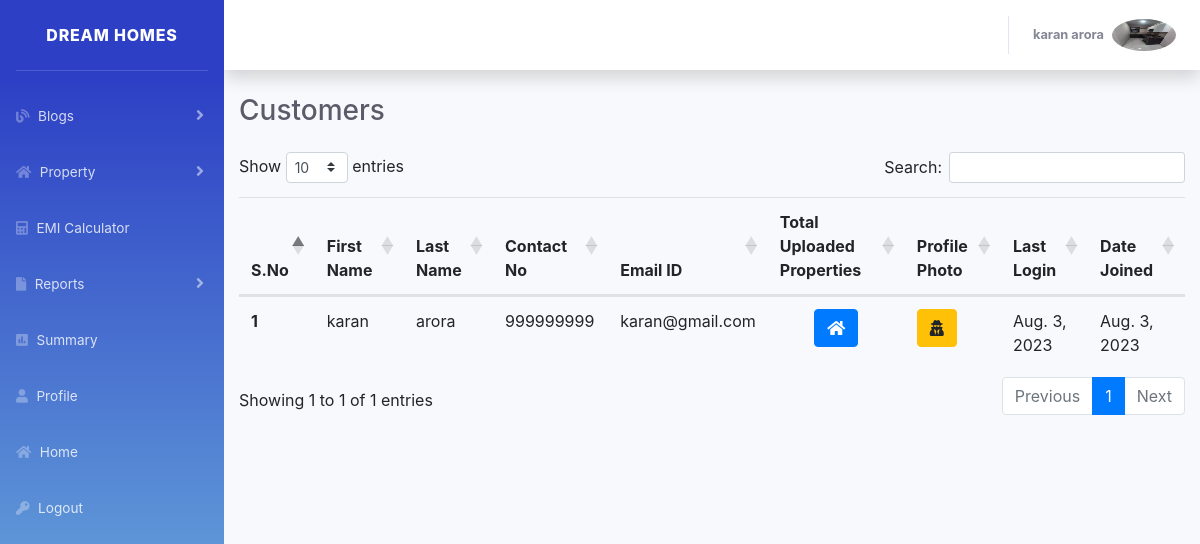
The page /customers-list/ (signed in) on the database its author committed.
### pms/models.py (models this page shows, shortened)
class UserProfile(models.Model):
    user_image = models.ImageField(upload_to='registed_user_images/')
    contact = models.CharField(max_length=10, null=False, blank=False)
    user = models.OneToOneField(
        User, on_delete=models.CASCADE, related_name="user_profile")
    user_type = models.CharField(max_length=20, null=True, blank=True)
    created_at = models.DateTimeField(auto_now_add=True)
    updated_at = models.DateTimeField(auto_now=True)

### pms/views.py (the view)
# urls.py: path('customers-list/', views.customers_list_view, name='customers_list_view'),
@login_required(login_url='login')
def customers_list_view(request):
    user = request.user
    if not user.is_superuser:
        return redirect('index')
    else:
        customers_data = UserProfile.objects.filter(user_type='Buyer').all()
        context = {
            'customers_data': customers_data
        }
        return render(request, 'dashboard_templates/reports/customers_list.html', context)

### pms/templates/dashboard_templates/reports/customers_list.html (shortened to what this page needs)
{% include 'dashboard_templates/dashboard_base.html' %}
{% load static %}
{% block body %}
    <div class="container">
        <div class="d-sm-flex align-items-center justify-content-between">
            <h1 class="h3 mb-0 text-gray-800 mt-4 mb-4">Customers</h1>
        </div>
    </div>
    <div class="container">
        <table class="table table-hover" id="myTable">
            <thead>
                <tr>
                    <th scope="col">S.No</th>
                    <th scope="col">First Name</th>
                    <th scope="col">Last Name</th>
                    <th scope="col">Contact No</th>
                    <th scope="col">Email ID</th>
                    <th scope="col">Total Uploaded Properties</th>
                    <th scope="col">Profile Photo</th>
                    <th scope="col">Last Login</th>
                    <th scope="col">Date Joined</th>
                </tr>
            </thead>
            <tbody>
                {% for i in customers_data %}
                    <tr>
                        <th scope="row">{{ forloop.counter }}</th>
                        <td>{{ i.user.first_name }}</td>
                        <td>{{ i.user.last_name }}</td>
                        <td>{{ i.contact }}</td>
                        <td>{{ i.user.email }}</td>
                        <td class="text-center">
                            <a href="{% url 'properties_uploaded_by_user' %}"
                               target="_blank"
                               class="btn btn-primary"><i class="fas fa-home"></i
                            ></a>
                        </td>
                        <td>
                            <a href="{% url 'view_user_image' i.id %}"
                               target="_blank"
                               class="btn btn-warning"><i class="fas fa-user-secret"></i
                            ></a>
                        </td>
                        <td>{{ i.user.last_login|date }}</td>
                        <td>{{ i.user.date_joined|date }}</td>
                    </tr>
                {% endfor %}
            </tbody>
        </table>
    </div>
{% endblock %}

### pms/templates/dashboard_templates/dashboard_base.html (shortened to what this page needs)
{% load static %}
<!DOCTYPE html>
<html lang="en">
    <head>
        <link href="{% static 'vendor/fontawesome-free/css/all.min.css' %}"
              rel="stylesheet"
              type="text/css">
        <link href="{% static 'css/sb-admin-2.min.css' %}" rel="stylesheet">
        <link rel="stylesheet"
              href="https://cdn.datatables.net/1.10.21/css/dataTables.bootstrap4.min.css">
    </head>
    <body id="page-top">
        <div id="wrapper">
            <ul class="navbar-nav bg-gradient-primary sidebar sidebar-dark accordion"
                id="accordionSidebar">
                <a class="sidebar-brand d-flex align-items-center justify-content-center"
                   href="{% url 'dashboard' %}">
                    <div class="sidebar-brand-text">Dream Homes</div>
                </a>
                <hr class="sidebar-divider">
                {% if user.is_superuser %}
                    <li class="nav-item">
                        <a class="nav-link collapsed" href="#" data-toggle="collapse" data-target="#collapseThree" aria-expanded="true" aria-controls="collapseThree">
                            <i class="fas fa-blog"></i>
                            <span>Blogs</span>
                        </a>
                    </li>
                    <li class="nav-item">
                        <a class="nav-link collapsed" href="#" data-toggle="collapse" data-target="#collapseFour" aria-expanded="true" aria-controls="collapseFour">
                            <i class="fas fa-home"></i>
                            <span>Property</span>
                        </a>
                    </li>
                    <li class="nav-item">
                        <a class="nav-link" href="{% url 'emi_calculator' %}">
                            <i class="fas fa-calculator"></i>
                            <span>EMI Calculator</span></a>
                    </li>
                    <li class="nav-item">
                        <a class="nav-link collapsed" href="#" data-toggle="collapse" data-target="#collapseFive" aria-expanded="true" aria-controls="collapseFive">
                            <i class="fas fa-file"></i>
                            <span>Reports</span>
                        </a>
                    </li>
                    <li class="nav-item">
                        <a class="nav-link" href="{% url 'dashboard' %}">
                            <i class="fas fa-poll"></i>
                            <span>Summary</span></a>
                    </li>
                    <li class="nav-item">
                        <a class="nav-link" href="{% url 'profile' %}">
                            <i class="fas fa-user"></i>
                            <span>Profile</span></a>
                    </li>
                    <li class="nav-item">
                        <a class="nav-link" href="{% url 'index' %}">
                            <i class="fas fa-home"></i>
                            <span>Home</span></a>
                    </li>
                    <li class="nav-item">
                        <a class="nav-link" href="{% url 'logout' %}">
                            <i class="fas fa-key"></i>
                            <span>Logout</span></a>
                    </li>
                {% endif %}
            </ul>
            <div id="content-wrapper" class="d-flex flex-column">
                <div id="content">
                    <nav class="navbar navbar-expand navbar-light bg-white topbar mb-0 static-top shadow">
                        <ul class="navbar-nav ml-auto">
                            <li class="nav-item dropdown no-arrow">
                                <a class="nav-link dropdown-toggle" href="" id="userDropdown" role="button" data-toggle="dropdown" aria-haspopup="true" aria-expanded="false">
                                    <span class="mr-2 d-none d-lg-inline text-gray-600 small"><b>{{ request.user.first_name }}
                                    {{ request.user.last_name }}</b></span>
                                    <img class="img-profile rounded-circle"
                                         src="{{ request.user.user_profile.user_image.url }}">
                                </a>
                            </li>
                        </ul>
                    </nav>
                </body>
                <link rel="stylesheet"
                      href="https://stackpath.bootstrapcdn.com/bootstrap/4.5.2/css/bootstrap.min.css">
            </html>

### rows shown on the page
UserProfile: user.first_name "karan", user.last_name "arora", contact "999999999", user.email "karan@gmail.com", user.last_login "Aug. 3, 2023", user.date_joined "Aug. 3, 2023"

### other values the page prints
{{ request.user.first_name }} "karan"
{{ request.user.last_name }} "arora"
